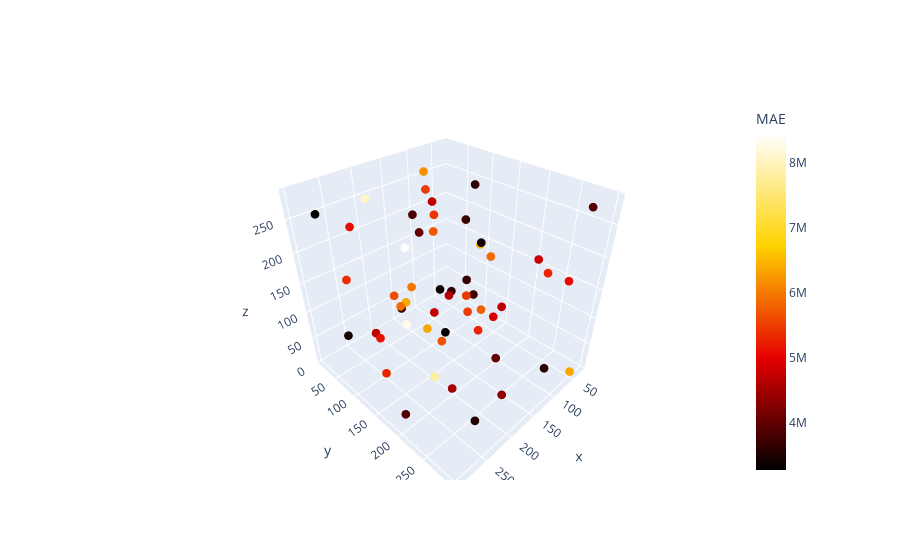

This figure's notebook cell:
### Code cell
fig = go.Figure(data = [go.Scatter3d(x = X_gbdt, y = Y_gbdt, z = Z_gbdt,
                                     mode = 'markers', marker = dict(color = col, size = 3, 
                                                                     colorscale = "hot", 
                                                                     colorbar = {"x": 0.9, 
                                                                                 "y": 0.5, 
                                                                                 "title": "MAE"}))])
fig.show()
